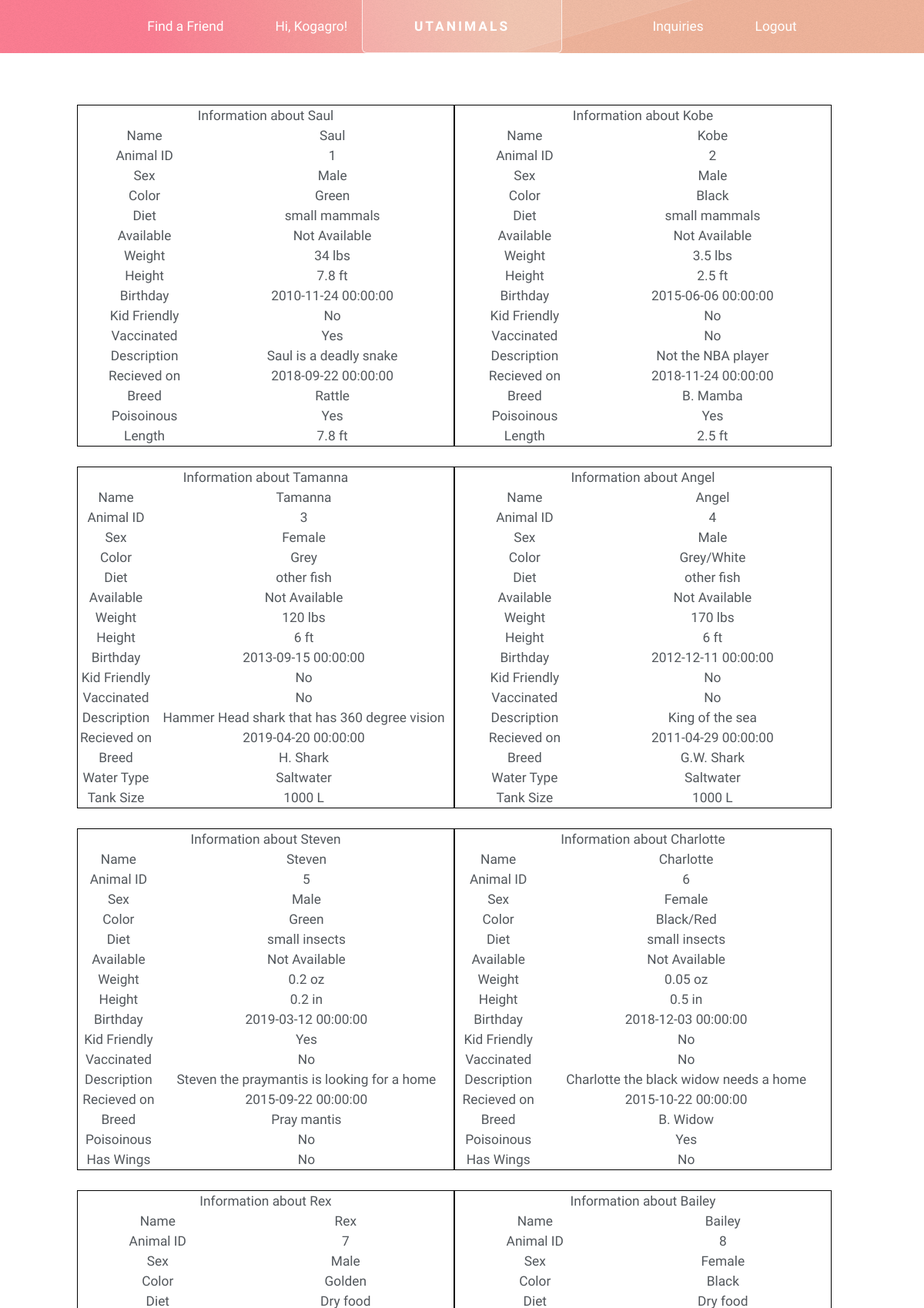
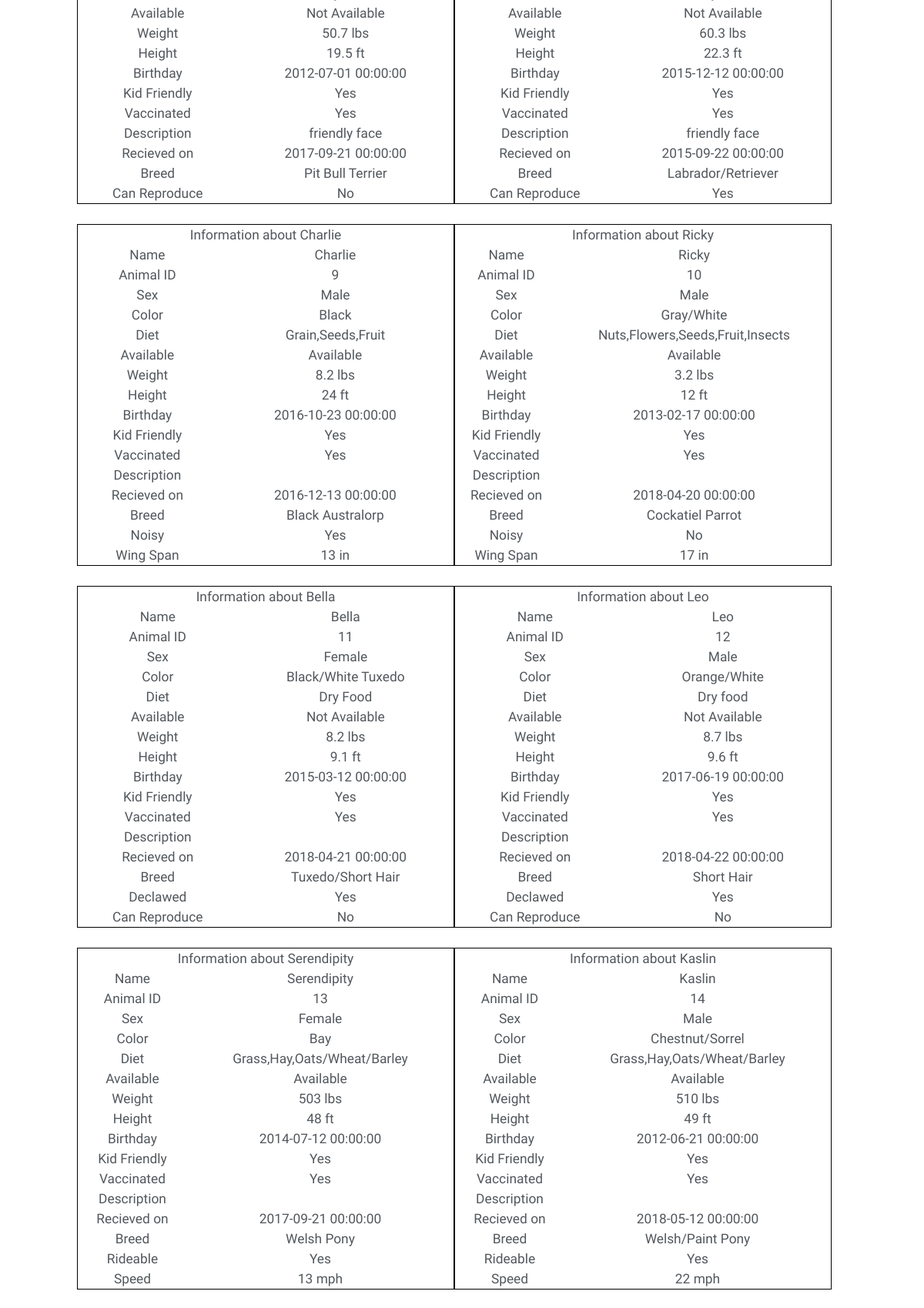
/find_info.php (signed in, upper part), run on the app's committed database (2 pictures, top to bottom).
### tables this page shows
CREATE TABLE ANIMAL(
	AID INTEGER NOT NULL AUTO_INCREMENT,
	Added_by INTEGER NOT NULL,
	Removed_by INTEGER DEFAULT NULL,
	Name varchar(100),
	A_TYPE CHAR NOT NULL,
	Sex CHAR NOT NULL,
	Color varchar(50) NOT NULL,
	Diet varchar(200),
	Available BIT NOT NULL,
	Weight FLOAT NOT NULL,
	Height FLOAT NOT NULL,
	DoB DateTime NOT NULL,
	is_kid_friendly BIT NOT NULL,
	is_vac BIT,
	Description varchar(500),
	A_date DateTime NOT NULL,
	Breed varchar(20),
	UNIQUE(AID),
	PRIMARY KEY(AID),
	FOREIGN KEY (Added_by) REFERENCES PROFILE(PID) ON DELETE NO ACTION ON UPDATE CASCADE,
	FOREIGN KEY (Removed_by) REFERENCES PROFILE(PID) ON DELETE NO ACTION ON UPDATE CASCADE
);

CREATE TABLE SNAKE(
	AID INTEGER NOT NULL,
	is_Poison BIT NOT NULL,
	s_Length FLOAT NOT NULL,
	FOREIGN KEY (AID) REFERENCES ANIMAL(AID) ON DELETE CASCADE,
	PRIMARY KEY (AID)
);

CREATE TABLE FISH(
	AID INTEGER NOT NULL,
	w_type CHAR NOT NULL,
	Tanksize INTEGER NOT NULL,
	FOREIGN KEY (AID) REFERENCES ANIMAL(AID) ON DELETE CASCADE,
	PRIMARY KEY (AID)
);

CREATE TABLE BIRD(
	AID INTEGER NOT NULL,
	w_span FLOAT NOT NULL,
	isNoisy BIT NOT NULL,
	FOREIGN KEY (AID) REFERENCES ANIMAL(AID) ON DELETE CASCADE,
	PRIMARY KEY (AID)
);

CREATE TABLE HORSE(
	AID INTEGER NOT NULL,
	isRide BIT NOT NULL,
	Speed INTEGER NOT NULL,
	FOREIGN KEY (AID) REFERENCES ANIMAL(AID) ON DELETE CASCADE,
	PRIMARY KEY (AID)
);

### find_info.php (the view, shortened to what this page needs)
<?php
$conn = OpenCon();
?>
<!DOCTYPE HTML>
<html>
<head>
    <link rel="stylesheet" href="assets/css/main.css" />
</head>
<body class="no-sidebar is-preload">
    <div id="page-wrapper">
        <div id="header-wrapper">
            <div id="header" class="container">
                <h1 id="logo"><a href="index.php">UTAnimals</a></h1>
                <nav id="nav">
                    <ul>
                        <li>
                            <a href="find.php">Find a Friend</a>
                        </li>
                        <li><a href="profile.php">
                                <?php
                                if ($_SESSION['username'] == '')
                                    echo "Profile";
                                else
                                    echo "Hi, " . $_SESSION['username'] . "!";
                                ?>
                            </a></li>
                        <li class="break"><a href="inquiry.php">Inquiries</a></li>
                        <li><a href="logout.php">Logout</a></li>
                    </ul>
                </nav>
            </div>
        </div>
        <div class="wrapper">
            <div class="container" id="main">
                <section class="col-6 col-12-narrower">
                    <form method="post" action="#">
                        <div class="row gtr-50" style="text-align:center;">
                            <?php
                            $sql = "SELECT * from animal ";
                            $sql .= ";";
                            $current_animal_arr = $conn->query($sql);
                            while ($current_animal = $current_animal_arr->fetch_assoc()) {
                                $a_type_c = $current_animal['A_TYPE'];
                                $curr_aid = $current_animal['AID'];
                                switch ($a_type_c) {
                                    case 'D':
                                        $new_row = $conn->query("SELECT * FROM dog where AID='$curr_aid'");
                                        break;
                                    case 'C':
                                        $new_row = $conn->query("SELECT * FROM cat where AID='$curr_aid'");
                                        break;
                                    case 'H':
                                        $new_row = $conn->query("SELECT * FROM horse where AID='$curr_aid'");
                                        break;
                                    case 'I':
                                        $new_row = $conn->query("SELECT * FROM insect where AID='$curr_aid'");
                                        break;
                                    case 'F':
                                        $new_row = $conn->query("SELECT * FROM fish where AID='$curr_aid'");
                                        break;
                                    case 'S':
                                        $new_row = $conn->query("SELECT * FROM snake where AID='$curr_aid'");
                                        break;
                                    case 'B':
                                        $new_row = $conn->query("SELECT * FROM bird where AID='$curr_aid'");
                                        break;
                                }
                                $extra_info = $new_row->fetch_assoc();
                                echo '<table style="border:1px solid black; width:50%; text-align:center; margin-left:auto;margin-right:auto;">';
                                echo '<tr><th colspan="2">Information about ';
                                echo $current_animal['Name'];
                                echo '</th></tr>';
                                echo '<tr><td>Name</td>';
                                echo '<td>' . $current_animal['Name'] . '</td>';
                                echo '<tr><td>Animal ID</td>';
                                echo '<td>' . $current_animal['AID'] . '</td>';
                                echo '<tr><td>Sex</td>';
                                if ($current_animal['Sex'] == 'M')
                                    echo '<td>' . 'Male' . '</td>';
                                else
                                    echo '<td>' . 'Female' . '</td>';
                                echo '<tr><td>Color</td>';
                                echo '<td>' . $current_animal['Color'] . '</td>';
                                echo '<tr><td>Diet</td>';
                                echo '<td>' . $current_animal['Diet'] . '</td>';
                                echo '<tr><td>Available</td>';
                                if ($current_animal['Available'] == 1)
                                    echo '<td>' . 'Available' . '</td>';
                                else
                                    echo '<td>' . 'Not Available' . '</td>';
                                echo '<tr><td>Weight</td>';
                                echo '<td>' . $current_animal['Weight'];
                                if ($current_animal['A_TYPE'] == 'I')
                                    echo ' oz</td>';
                                else
                                    echo ' lbs </td>';
                                echo '<tr><td>Height</td>';
                                echo '<td>' . $current_animal['Height'];
                                if ($current_animal['A_TYPE'] == 'I')
                                    echo ' in</td>';
                                else
                                    echo ' ft </td>';
                                echo '<tr><td>Birthday</td>';
                                echo '<td>' . $current_animal['DoB'] . '</td>';
                                echo '<tr><td>Kid Friendly</td>';
                                if ($current_animal['is_kid_friendly'] == 1)
                                    echo '<td>Yes</td>';
                                else
                                    echo '<td>No</td>';
                                echo '<tr><td>Vaccinated</td>';
                                if ($current_animal['is_vac'] == 1)
                                    echo '<td>Yes</td>';
                                else
                                    echo '<td>No</td>';
                                echo '<tr><td>Description</td>';
                                echo '<td>' . $current_animal['Description'] . '</td>';
                                echo '<tr><td>Recieved on</td>';
                                echo '<td>' . $current_animal['A_date'] . '</td>';
                                echo '<tr><td>Breed</td>';
                                echo '<td>' . $current_animal['Breed'] . '</td>';
                                switch ($a_type_c) {
                                    case 'D':
                                        echo '<tr><td>Can Reproduce</td>';
                                        if ($extra_info['canReproduce'] == 1)
                                            echo '<td>Yes</td>';
                                        else
                                            echo '<td>No</td>';
                                        break;
                                    case 'C':
                                        echo '<tr><td>Declawed</td>';
                                        if ($extra_info['isDeclaw'] == 1)
                                            echo '<td>Yes</td>';
                                        else
                                            echo '<td>No</td>';
                                        echo '<tr><td>Can Reproduce</td>';
                                        if ($extra_info['canReproduce'] == 1)
                                            echo '<td>Yes</td>';
                                        else
                                            echo '<td>No</td>';
                                        break;
                                    case 'H':
                                        echo '<tr><td>Rideable</td>';
                                        if ($extra_info['isRide'] == 1)
                                            echo '<td>Yes</td>';
                                        else
                                            echo '<td>No</td>';
                                        echo '<tr><td>Speed</td>';
                                        echo '<td>' . $extra_info['Speed'] . ' mph </td>';
                                        break;
                                    case 'I':
                                        echo '<tr><td>Poisoinous</td>';
                                        if ($extra_info['is_Poison'] == 1)
                                            echo '<td>Yes</td>';
                                        else
                                            echo '<td>No</td>';
                                        echo '<tr><td>Has Wings</td>';
                                        if ($extra_info['has_Wings'] == 1)
                                            echo '<td>Yes</td>';
                                        else
                                            echo '<td>No</td>';
                                        break;
                                    case 'F':
                                        echo '<tr><td>Water Type</td>';
                                        if ($extra_info['w_type'] == 's' || $extra_info['w_type'] == 'S')
                                            echo '<td>Saltwater</td>';
                                        else
                                            echo '<td>Freshwater</td>';
                                        echo '<tr><td>Tank Size</td>';
                                        echo '<td>' . $extra_info['Tanksize'] . ' L </td>';
                                        break;
                                    case 'S':
                                        echo '<tr><td>Poisoinous</td>';
                                        if ($extra_info['is_Poison'] == 1)
                                            echo '<td>Yes</td>';
                                        else
                                            echo '<td>No</td>';
                                        echo '<tr><td>Length</td>';
                                        echo '<td>' . $extra_info['s_Length'] . ' ft </td>';
                                        break;
                                    case 'B':
                                        echo '<tr><td>Noisy</td>';
                                        if ($extra_info['isNoisy'] == 1)
                                            echo '<td>Yes</td>';
                                        else
                                            echo '<td>No</td>';
                                        echo '<tr><td>Wing Span</td>';
                                        echo '<td>' . $extra_info['w_span'] . ' in </td>';
                                        break;
                                }
                                echo '</table>';
                            }
                            ?>
                        </div>
                    </form>
                </section>
            </div>
        </div>
    </div>
</body>
</html>

### data on the page
animal: Name "Saul", AID "1", Sex "Male", Color "Green", Diet "small mammals", Available "Not Available", Weight "34", A_TYPE "lbs", Height "7.8", DoB "2010-11-24 00:00:00", is_kid_friendly "No", is_vac "Yes", Description "Saul is a deadly snake", A_date "2018-09-22 00:00:00", Breed "Rattle", snake.s_Length "7.8"
animal: Name "Kobe", AID "2", Sex "Male", Color "Black", Diet "small mammals", Available "Not Available", Weight "3.5", A_TYPE "lbs", Height "2.5", DoB "2015-06-06 00:00:00", is_kid_friendly "No", is_vac "No", Description "Not the NBA player", A_date "2018-11-24 00:00:00", Breed "B. Mamba", shows "Yes", snake.s_Length "2.5"
animal: Name "Tamanna", AID "3", Sex "Female", Color "Grey", Diet "other fish", Available "Not Available", Weight "120", A_TYPE "lbs", Height "6", DoB "2013-09-15 00:00:00", is_kid_friendly "No", is_vac "No", Description "Hammer Head shark that has 360 degree vision", A_date "2019-04-20 00:00:00", Breed "H. Shark", shows "Saltwater", fish.Tanksize "1000"
animal: Name "Angel", AID "4", Sex "Male", Color "Grey/White", Diet "other fish", Available "Not Available", Weight "170", A_TYPE "lbs", Height "6", DoB "2012-12-11 00:00:00", is_kid_friendly "No", is_vac "No", Description "King of the sea", A_date "2011-04-29 00:00:00", Breed "G.W. Shark", shows "Saltwater", fish.Tanksize "1000"
animal: Name "Steven", AID "5", Sex "Male", Color "Green", Diet "small insects", Available "Not Available", Weight "0.2", A_TYPE "oz", Height "0.2", DoB "2019-03-12 00:00:00", is_kid_friendly "Yes", is_vac "No", Description "Steven the praymantis is looking for a home", A_date "2015-09-22 00:00:00", Breed "Pray mantis"
animal: Name "Charlotte", AID "6", Sex "Female", Color "Black/Red", Diet "small insects", Available "Not Available", Weight "0.05", A_TYPE "oz", Height "0.5", DoB "2018-12-03 00:00:00", is_kid_friendly "No", is_vac "No", Description "Charlotte the black widow needs a home", A_date "2015-10-22 00:00:00", Breed "B. Widow"
animal: Name "Rex", AID "7", Sex "Male", Color "Golden", Diet "Dry food", Available "Not Available", Weight "50.7", A_TYPE "lbs", Height "19.5", DoB "2012-07-01 00:00:00", is_kid_friendly "Yes", is_vac "Yes", Description "friendly face", A_date "2017-09-21 00:00:00", Breed "Pit Bull Terrier"
animal: Name "Bailey", AID "8", Sex "Female", Color "Black", Diet "Dry food", Available "Not Available", Weight "60.3", A_TYPE "lbs", Height "22.3", DoB "2015-12-12 00:00:00", is_kid_friendly "Yes", is_vac "Yes", Description "friendly face", A_date "2015-09-22 00:00:00", Breed "Labrador/Retriever"
animal: Name "Charlie", AID "9", Sex "Male", Color "Black", Diet "Grain,Seeds,Fruit", Available "Available", Weight "8.2", A_TYPE "lbs", Height "24", DoB "2016-10-23 00:00:00", is_kid_friendly "Yes", is_vac "Yes", A_date "2016-12-13 00:00:00", Breed "Black Australorp", bird.w_span "13"
animal: Name "Ricky", AID "10", Sex "Male", Color "Gray/White", Diet "Nuts,Flowers,Seeds,Fruit,Insects", Available "Available", Weight "3.2", A_TYPE "lbs", Height "12", DoB "2013-02-17 00:00:00", is_kid_friendly "Yes", is_vac "Yes", A_date "2018-04-20 00:00:00", Breed "Cockatiel Parrot", shows "No", bird.w_span "17"
animal: Name "Bella", AID "11", Sex "Female", Color "Black/White Tuxedo", Diet "Dry Food", Available "Not Available", Weight "8.2", A_TYPE "lbs", Height "9.1", DoB "2015-03-12 00:00:00", is_kid_friendly "Yes", is_vac "Yes", A_date "2018-04-21 00:00:00", Breed "Tuxedo/Short Hair"
animal: Name "Leo", AID "12", Sex "Male", Color "Orange/White", Diet "Dry food", Available "Not Available", Weight "8.7", A_TYPE "lbs", Height "9.6", DoB "2017-06-19 00:00:00", is_kid_friendly "Yes", is_vac "Yes", A_date "2018-04-22 00:00:00", Breed "Short Hair"
animal: Name "Serendipity", AID "13", Sex "Female", Color "Bay", Diet "Grass,Hay,Oats/Wheat/Barley", Available "Available", Weight "503", A_TYPE "lbs", Height "48", DoB "2014-07-12 00:00:00", is_kid_friendly "Yes", is_vac "Yes", A_date "2017-09-21 00:00:00", Breed "Welsh Pony", horse.Speed "13"
animal: Name "Kaslin", AID "14", Sex "Male", Color "Chestnut/Sorrel", Diet "Grass,Hay,Oats/Wheat/Barley", Available "Available", Weight "510", A_TYPE "lbs", Height "49", DoB "2012-06-21 00:00:00", is_kid_friendly "Yes", is_vac "Yes", A_date "2018-05-12 00:00:00", Breed "Welsh/Paint Pony", horse.Speed "22"

### other printed values
$_SESSION['username'] "Kogagro"
